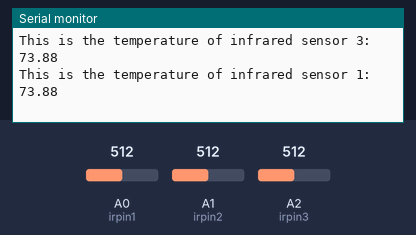
This sketch was run on a simulated Arduino Uno, built with avr-gcc and run on an emulated ATmega328P. Shown: the last lines printed to the serial monitor. The test bench sets the inputs (shaded band); at power-on: A0 (irpin1) = 512, A1 (irpin2) = 512, A2 (irpin3) = 512.

Above: at 1.2 s.
1.3 s: A0 (irpin1) set to 628
At 1.34 s:
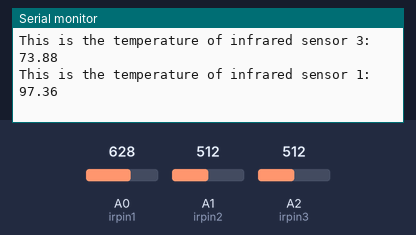
2.8 s: A0 (irpin1) set to 652
At 2.83 s:
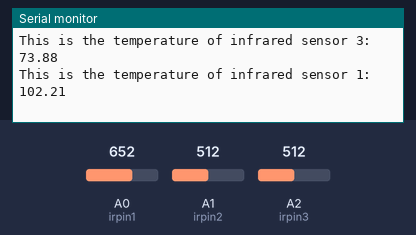
5.8 s: A1 (irpin2) set to 626
At 5.88 s:
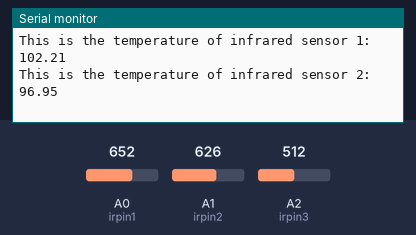
7.3 s: A1 (irpin2) set to 649
At 7.33 s:
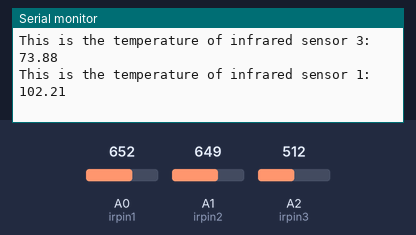
10.3 s: A2 (irpin3) set to 623
At 10.34 s:
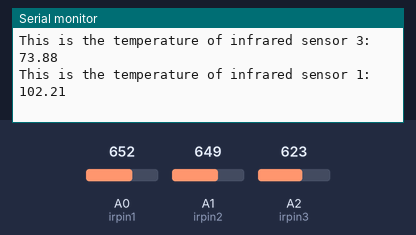
13.3 s: A2 (irpin3) set to 656
At 13.31 s:
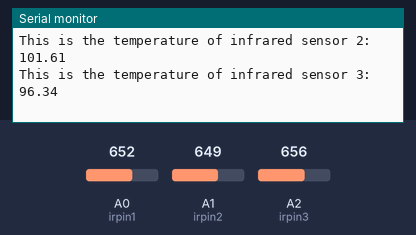
Timing chart, 0 to 16.3 s (numbered marks = the images above; inputs shaded):
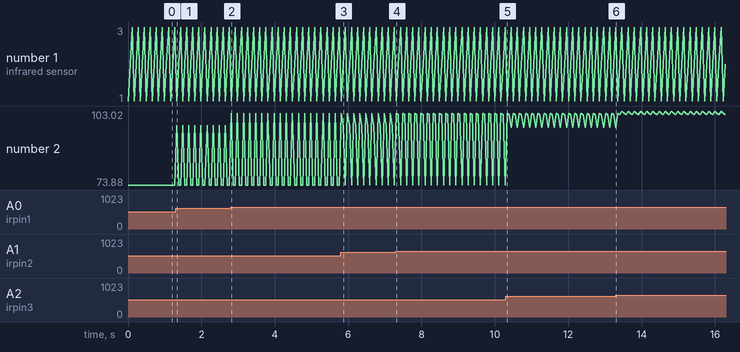

Measured:
- after the input at 1.3 s, the serial monitor: prints a new line at once (image 1)
- after the input at 2.8 s, the serial monitor: prints a new line at once (image 2)
- after the input at 5.8 s, the serial monitor: prints a new line after 0.07 s (image 3)
- plotted number 2: 73.88 → 96.34 after the input at 10.3 s

The sketch:

analog.ino
```cpp
//Functions:
void getTemp();

//pin declerations
int irpin1 = A0; //3 analog IR sensors
int irpin2 = A1;
int irpin3 = A2;
int sustrv = A3; //analog input for suspension travel, not implemented yet

//read variables
int irread1;
int irread2;
int irread3;
int hallread;
float voltage1, voltage2, voltage3;
float temp1, temp2, temp3;

void setup() {

  pinMode(irpin1, INPUT);
  pinMode(irpin2, INPUT);
  pinMode(irpin3, INPUT);
  pinMode(sustrv, INPUT);

  Serial.begin(9600);
}

void loop() {

//Reading IR sensors
  irread1 = analogRead(irpin1);
  voltage1 = (irread1 / 1023) * 5000;
  temp1 = calcTemp(irread1);
  Serial.print("This is the temperature of infrared sensor 1: ");
  Serial.println(temp1);
  irread2 = analogRead(irpin2);
  voltage2 = (irread2 / 1023) * 5000;
  temp2 = calcTemp(irread2);
  Serial.print("This is the temperature of infrared sensor 2: ");
  Serial.println(temp2);
  irread3 = analogRead(irpin3);
  voltage3 = (irread3 / 1023) * 5000;
  temp3 = calcTemp(irread3);
  Serial.print("This is the temperature of infrared sensor 3: ");
  Serial.println(temp3);

  Serial.flush();
}

float calcTemp(float ADCread)
{
  float temperature;
  float mVolts = (ADCread / 1023) * 5000;
  if(mVolts < 2000)
  {
    temperature = (mVolts - 500) / 10; //standard function below 2V
  }
  else
  {
    float Volts = mVolts / 1000;
    temperature = (41.413793103448 * Volts) - 29.758620689655; //switch to linear regression of data sheet function after 2V
  }
  return temperature;
}
```
